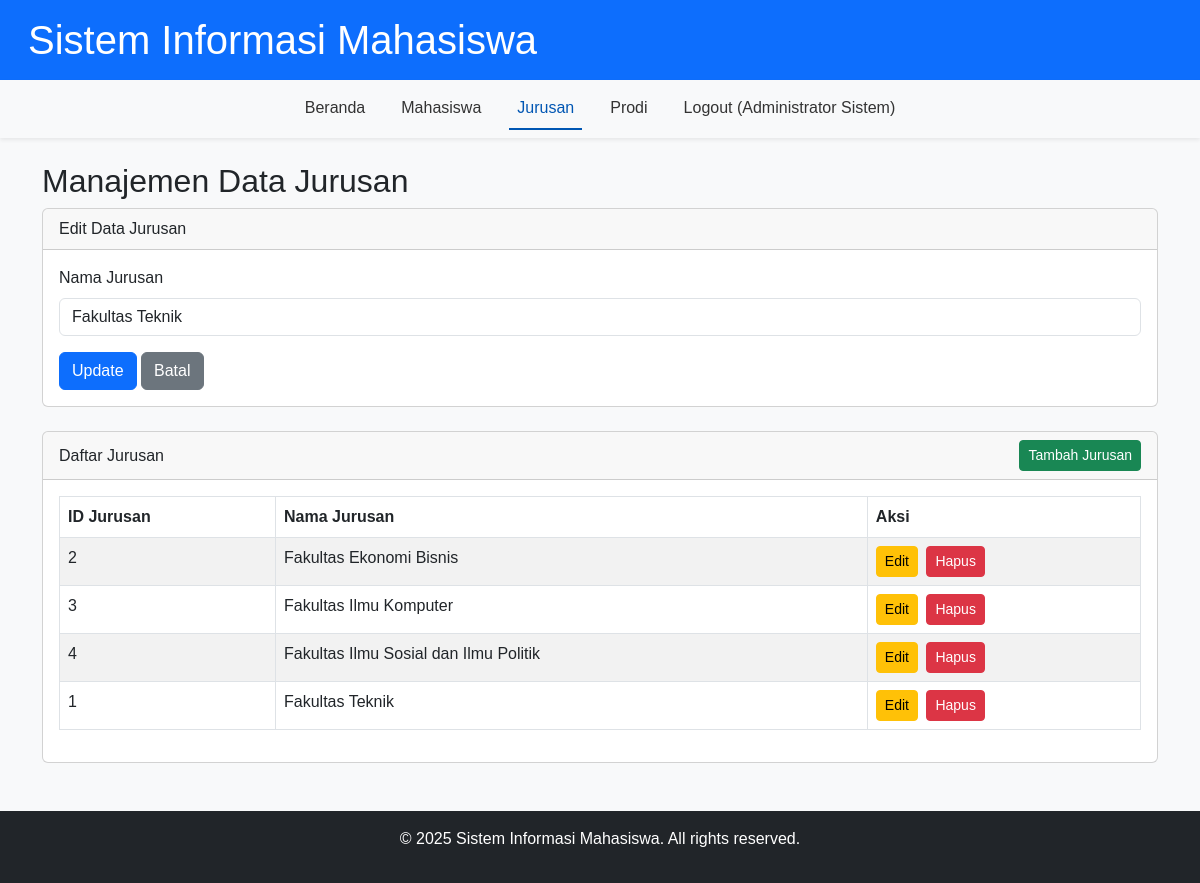
The page /jurusan.php?action=edit&id=1 (signed in) on the database its author committed.
### tables this page shows
CREATE TABLE `users` (
  `userId` varchar(30) NOT NULL,
  `passw` varchar(100) NOT NULL,
  `nama` varchar(50) NOT NULL
);

CREATE TABLE `jurusan` (
  `id_jurusan` int(2) NOT NULL,
  `nama_jurusan` varchar(100) NOT NULL
);

### functions.php (called while the page is built, shortened)
<?php
function sanitize_input($conn, $data) {
    $data = trim($data);
    $data = stripslashes($data);
    $data = htmlspecialchars($data);
    return $conn->real_escape_string($data);
}
function is_logged_in() {
    return isset($_SESSION['user_id']);
}
function get_current_user_name() {
    global $conn;
    if (is_logged_in()) {
        $stmt = $conn->prepare("SELECT nama FROM users WHERE userId = ?");
        $stmt->bind_param("s", $_SESSION['user_id']);
        $stmt->execute();
        $result = $stmt->get_result();
        if ($result->num_rows === 1) {
            $row = $result->fetch_assoc();
            return $row['nama'];
        }
    }
    return 'Tamu';
}
?>

### jurusan.php (the view, shortened to what this page needs)
<?php
include 'config.php';
include 'functions.php';
include 'header.php';
$action = isset($_GET['action']) ? sanitize_input($conn, $_GET['action']) : 'read';
$jurusan_data = [];
if ($action === 'edit') {
    $id_jurusan_edit = (int)$_GET['id'];
    $stmt = $conn->prepare("SELECT * FROM jurusan WHERE id_jurusan = ?");
    $stmt->bind_param("i", $id_jurusan_edit);
    $stmt->execute();
    $result = $stmt->get_result();
    if ($result->num_rows === 1) {
        $jurusan_data = $result->fetch_assoc();
    } else {
        $message = "Data jurusan tidak ditemukan.";
        $message_type = "danger";
        $action = 'read';
    }
}
?>
<h2>Manajemen Data Jurusan</h2>
<?php if ($action === 'add' || $action === 'edit'): ?>
    <div class="card mb-4">
        <div class="card-header">
            <?= ($action === 'add') ? 'Tambah Data Jurusan Baru' : 'Edit Data Jurusan' ?>
        </div>
        <div class="card-body">
            <form action="jurusan.php" method="POST">
                <div class="mb-3">
                    <label for="nama_jurusan" class="form-label">Nama Jurusan</label>
                    <input type="text" class="form-control" id="nama_jurusan" name="nama_jurusan" value="<?= ($action === 'edit') ? htmlspecialchars($jurusan_data['nama_jurusan']) : '' ?>" required>
                </div>
                <button type="submit" name="<?= ($action === 'add') ? 'add_jurusan' : 'edit_jurusan' ?>" class="btn btn-primary">
                    <?= ($action === 'add') ? 'Tambah' : 'Update' ?>
                </button>
                <a href="jurusan.php" class="btn btn-secondary">Batal</a>
            </form>
        </div>
    </div>
<?php endif; ?>
<div class="card">
    <div class="card-header d-flex justify-content-between align-items-center">
        Daftar Jurusan
        <a href="jurusan.php?action=add" class="btn btn-success btn-sm">Tambah Jurusan</a>
    </div>
    <div class="card-body">
        <div class="table-responsive">
            <table class="table table-bordered table-striped">
                <thead>
                    <tr>
                        <th>ID Jurusan</th>
                        <th>Nama Jurusan</th>
                        <th>Aksi</th>
                    </tr>
                </thead>
                <tbody>
                    <?php
                    $sql = "SELECT * FROM jurusan ORDER BY nama_jurusan ASC";
                    $result = $conn->query($sql);
                    if ($result->num_rows > 0) {
                        while ($row = $result->fetch_assoc()) {
                            ?>
                            <tr>
                                <td><?= htmlspecialchars($row['id_jurusan']) ?></td>
                                <td><?= htmlspecialchars($row['nama_jurusan']) ?></td>
                                <td>
                                    <a href="jurusan.php?action=edit&id=<?= urlencode($row['id_jurusan']) ?>" class="btn btn-warning btn-sm me-1">Edit</a>
                                    <a href="jurusan.php?action=delete&id=<?= urlencode($row['id_jurusan']) ?>" class="btn btn-danger btn-sm" onclick="return confirm('Apakah Anda yakin ingin menghapus data ini? Semua prodi yang terkait harus dihapus terlebih dahulu.');">Hapus</a>
                                </td>
                            </tr>
                            <?php
                        }
                    } else {
                        echo "<tr><td colspan='3' class='text-center'>Tidak ada data jurusan.</td></tr>";
                    }
                    ?>
                </tbody>
            </table>
        </div>
    </div>
</div>
<?php
include 'footer.php';
?>

### header.php (shortened to what this page needs)
<!DOCTYPE html>
<html lang="id">
<head>
    <link href="https://cdn.jsdelivr.net/npm/bootstrap@5.3.0/dist/css/bootstrap.min.css" rel="stylesheet">
    <link rel="stylesheet" href="https://cdnjs.cloudflare.com/ajax/libs/font-awesome/6.0.0-beta3/css/all.min.css">
    <link rel="stylesheet" href="style.css">
</head>
<body>
    <header class="bg-primary text-white p-3">
        <div class="container-fluid">
            <h1 class="mb-0">Sistem Informasi Mahasiswa</h1>
        </div>
    </header>
    <nav class="navbar navbar-expand-lg navbar-light bg-light shadow-sm">
        <div class="container-fluid">
            <div class="collapse navbar-collapse" id="navbarNav">
                <ul class="navbar-nav mx-auto">
                    <li class="nav-item">
                        <a class="nav-link <?= (basename($_SERVER['PHP_SELF']) == 'dashboard.php') ? 'active' : '' ?>" href="dashboard.php">Beranda</a>
                    </li>
                    <li class="nav-item">
                        <a class="nav-link <?= (basename($_SERVER['PHP_SELF']) == 'mahasiswa.php') ? 'active' : '' ?>" href="mahasiswa.php">Mahasiswa</a>
                    </li>
                    <li class="nav-item">
                        <a class="nav-link <?= (basename($_SERVER['PHP_SELF']) == 'jurusan.php') ? 'active' : '' ?>" href="jurusan.php">Jurusan</a>
                    </li>
                    <li class="nav-item">
                        <a class="nav-link <?= (basename($_SERVER['PHP_SELF']) == 'prodi.php') ? 'active' : '' ?>" href="prodi.php">Prodi</a>
                    </li>
                    <li class="nav-item">
                        <a class="nav-link" href="logout.php">Logout (<?= get_current_user_name() ?>)</a>
                    </li>
                </ul>
            </div>
        </div>
    </nav>
    <main class="container mt-4 mb-5">

### style.css (style rules this page uses)
body { display: flex; flex-direction: column; min-height: 100vh; font-family: Arial, sans-serif; background-color: #f8f9fa; }
header { background-color: #0056b3 !important; }
.navbar-nav .nav-link { color: #333; font-weight: 500; margin: 0 10px; }
.navbar-nav .nav-link.active, .navbar-nav .nav-link:hover { color: #0056b3; border-bottom: 2px solid #0056b3; }

### rows shown on the page
users: nama "Administrator Sistem"
jurusan: nama_jurusan "Fakultas Teknik", id_jurusan "1"
jurusan: id_jurusan "2", nama_jurusan "Fakultas Ekonomi Bisnis"
jurusan: id_jurusan "3", nama_jurusan "Fakultas Ilmu Komputer"
jurusan: id_jurusan "4", nama_jurusan "Fakultas Ilmu Sosial dan Ilmu Politik"
